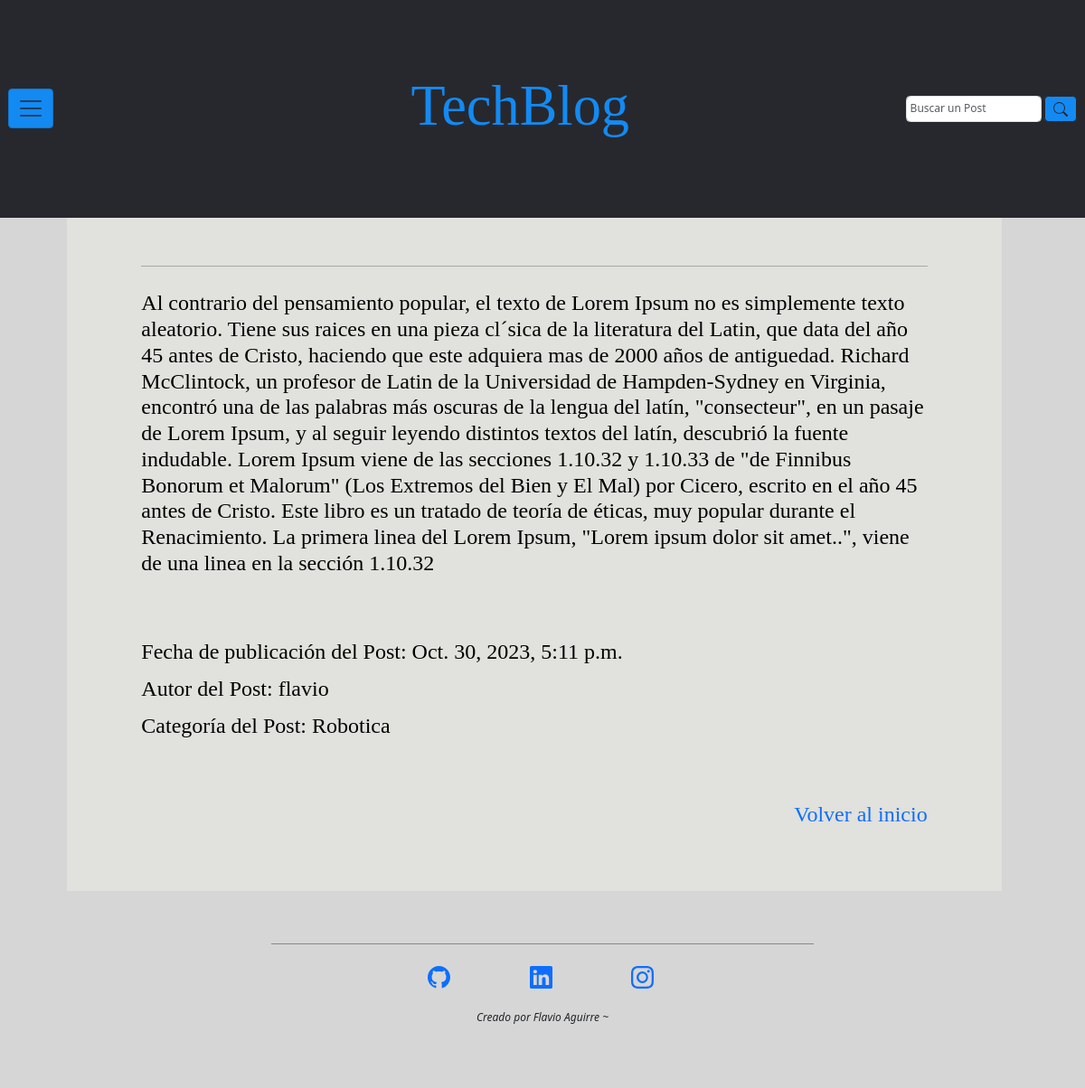
/inicio_blog/9, run on the app's committed database.
### inicio_blog/models.py (models this page shows, shortened)
class Posteos(models.Model):
    titulo_posteo = models.CharField(max_length=100)
    descripcion_posteo = models.CharField(max_length=150)
    redaccion_posteo = models.TextField()
    autor_posteo = models.ForeignKey(User, on_delete=models.CASCADE)
    fecha_posteo = models.DateTimeField(auto_now_add=True)
    CATEGORIAS = [
        ('Programacion', 'Programación'),
        ('Robotica', 'Robótica'),
        ('Inteligencia Artificial', 'Inteligencia Artificial'),
    ]
    categoria_posteo = models.CharField(
        max_length=25,
        choices=CATEGORIAS,
        default='Programacion',
    )

### inicio_blog/views.py (the view)
# urls.py: path('inicio_blog/<int:id>', views.posteo_completo, name='posteo'),
def posteo_completo(request, id):
    posteos = get_object_or_404(Posteos, pk=id)
    return render(request, 'inicio_blog/posteo.html', {'posteos': posteos})

### inicio_blog/templates/inicio_blog/posteo.html
{% extends 'base.html' %}
{% block content %}
  <main class="contenedor-main">
    <section class="row contenedor-section p-20 col-md-12">
      <div class="container-posteo">
        <h1>{{ posteos.titulo_posteo }}</h1>
        <hr class="hr_posteo_completo">
        <p>{{ posteos.redaccion_posteo }}</p>
        <br>
        <br>
        <p><span>Fecha de publicación del Post:  {{ posteos.fecha_posteo }}</span></p>
        <p><span>Autor del Post:  {{ posteos.autor_posteo }}</span></p>
        <p><span>Categoría del Post:  {{ posteos.categoria_posteo }}</span></p>
        <br>
        <br>
        <a href="#"><p class="text-end">Volver al inicio</p></a>
      </div>
    </section>
  </main>
{% endblock %}

### inicio_blog/static/css/styles.css (style rules this page uses)
:root { --primary: #138af2; --secondary: #27282D; --alternative: #27282d72; --bg-color-grey: #cccc; --spacing-xxlarge: 12.5em; --spacing-xlarge: 10em; --spacing-large: 7em; --spacing-medium: 2.4em; --spacing-small: 2em; --spacing-xsmall: 1.2em; --spacing-xxsmall: .3em; --font-principal: Roboto; --font-title: 'Playfair Display', serif; --text-xlarge: 5.2rem; --text-large: 3.2rem; --text-medium: 2.5rem; --text-base: 2rem; --text-small: 1.7rem; --text-xsmall: 1.3rem; }
*::after, *::before, * { margin: 0; padding: 0; box-sizing: border-box; vertical-align: baseline; }
html { scroll-behavior: smooth; font-size: 75%; }
body { min-height: 100vh; background: #cccc; font-size: 100%; line-height: 1.4em; }
a { text-decoration: none; font-style: inherit; }
.contenedor-main { margin-top: var(--spacing-large); padding: 4% 6%; display: flex; }
.contenedor-section { padding: 1%; }
.container-posteo { color: #000; padding: var(--spacing-medium) 8%; background: #e1e1dd; font-size: var(--text-base); font-family: cursive; line-height: var(--spacing-xsmall); }
.hr_posteo_completo { margin-top: var(--spacing-medium); padding: var(--spacing-xxsmall); }

### data on the page
Posteos: redaccion_posteo "Al contrario del pensamiento popular, el texto de Lorem Ipsum no es simplemente texto aleatorio. Tiene sus raices en una pieza cl´sica de la literatura del Latin, que data del año 45 antes de Cristo, haciendo que este adquiera mas de 2000 años de antiguedad. Richard McClintock, un profesor de Latin de la Universidad de Hampden-Sydney en Virginia, encontró una de las palabras más oscuras de la lengua del latín, \"consecteur\", en un pasaje de Lorem Ipsum, y al seguir leyendo distintos textos del latín, descubrió la fuente indudable. Lorem Ipsum viene de las secciones 1.10.32 y 1.10.33 de \"de Finnibus Bonorum et Malorum\" (Los Extremos del Bien y El Mal) por Cicero, escrito en el año 45 antes de…", fecha_posteo "Oct. 30, 2023, 5:11 p.m.", autor_posteo "flavio", categoria_posteo "Robotica"
